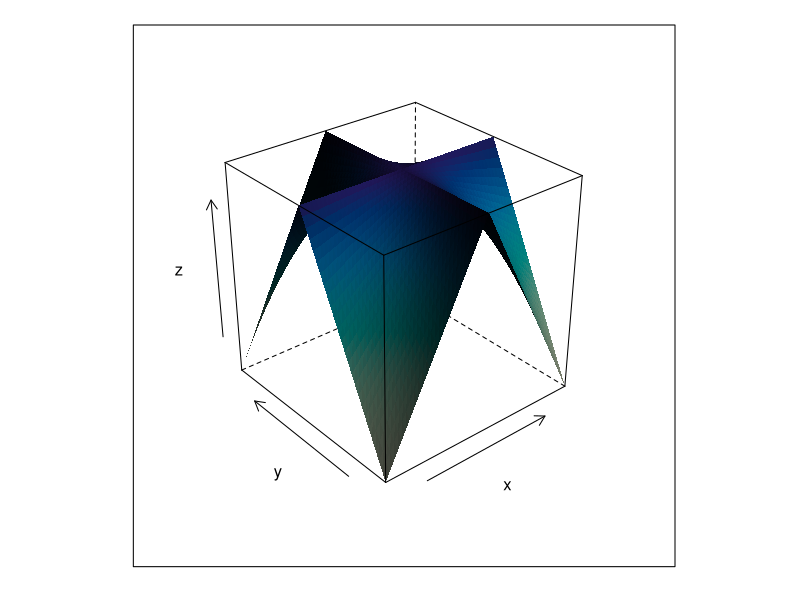
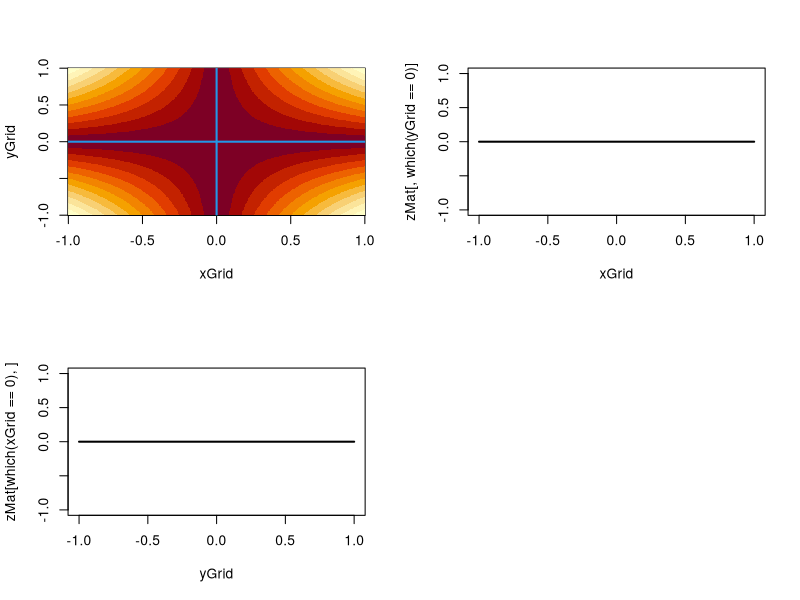
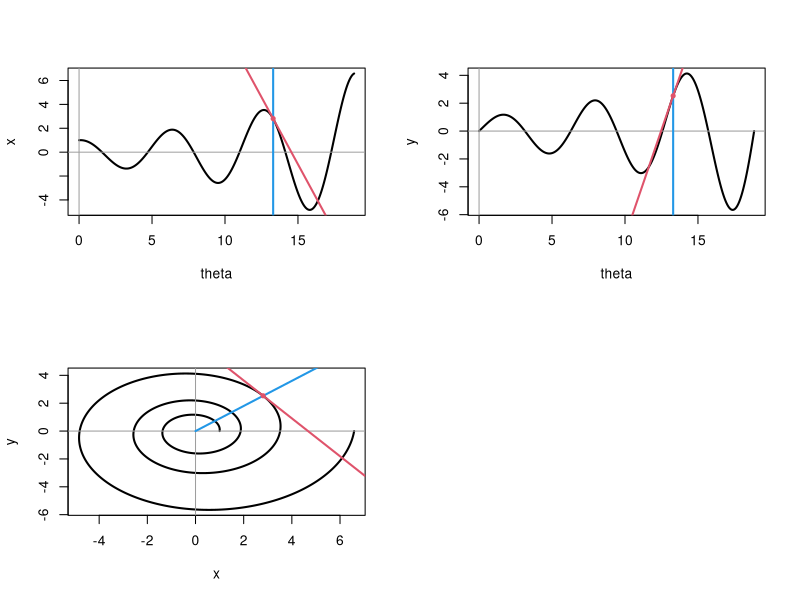

These charts were generated, in order, by the following R code:
# Exemple pour différentiabilité

rm(list=ls()); library(lattice)

###############################################################################
# Exemple : f(x, y) = -|x|*|y|
# Dérivable en x et y en (0, 0), mais pas différentiable
rhoGrid <- seq(0, 1, length.out=50); thetaGrid <- 2*acos(-1)*seq(0, 1, length.out=50);
f <- expand.grid(rho=rhoGrid, theta=thetaGrid); f$x <- f$rho*cos(f$theta); f$y <- f$rho*sin(f$theta)
nGrid <- 51; xGrid <- yGrid <- seq(-1, 1, length.out=nGrid)
f <- expand.grid(x=xGrid, y=yGrid)
f$z <- -abs(f$x)*abs(f$y)
wireframe(z ~ x * y, data=f, shade=TRUE, light.source = c(3,3,3))

nGrid <- 501; xGrid <- yGrid <- seq(-1, 1, length.out=nGrid)
zMat <- matrix(0, nGrid, nGrid)
for(i in 1:nGrid){for(j in 1:nGrid){
   # zMat[i, j] <- - abs(xGrid[i]+yGrid[j])*abs(xGrid[i]-yGrid[j])
   zMat[i, j] <- - abs(xGrid[i])*abs(yGrid[j])
}}
par(mfrow=c(2, 2))
image(xGrid, yGrid, zMat); abline(h=0, v=0, col=4, lwd=2)
plot(xGrid, zMat[, which(yGrid==0)], type='l', lwd=2)
plot(yGrid, zMat[which(xGrid==0), ], type='l', lwd=2)

###############################################################################
# Spirale
# Fonctions rho(theta), g, f
rho <- function(t){t}; drho <- function(t){1}
rho <- function(t){t^2}; drho <- function(t){2*t}
rho <- function(t){exp(t/10)}; drho <- function(t){exp(t/10)/10} # spiral logarithmique
# rho <- function(t){3}; drho <- function(t){0}
# rho <- function(t){log(t)}; drho <- function(t){1/t}
x <- function(r, t){r*cos(t)}; y <- function(r, t){r*sin(t)}
g <- function(t){c(t, rho(t))}; f <- function(r, t){c(x(r, t), y(r, t))}
# Différentielles
Jg <- function(t){c(drho(t), 1)}; Jf <- function(r, t){matrix(c(cos(t), sin(t), -r*sin(t), r*cos(t)), 2, 2)}
Jfog <- function(t){as.vector(Jf(rho(t), t)%*%Jg(t))}
# Point particulier
theta0 <- 13.3; rho0 <- rho(theta0)
xy0 <- f(rho0, theta0); x0 <- xy0[1]; y0 <- xy0[2]
Jfog0 <- Jfog(theta0)
# Courbes
theta <- 6*acos(-1)*seq(0, 1, length.out=1e3); 
par(mfrow=c(2, 2))
# x(theta)
plot(theta, x(rho(theta), theta), type='l', lwd=2, xlab='theta', ylab='x'); 
abline(v=0, h=0, col=8); abline(v=theta0, col=4, lwd=2)
points(theta0, x0, pch=20, col=2); abline(x0-Jfog0[1]*theta0, Jfog0[1], col=2, lwd=2)
# y(theta)
plot(theta, y(rho(theta), theta), type='l', lwd=2, xlab='theta', ylab='y'); 
abline(v=0, h=0, col=8); abline(v=theta0, col=4, lwd=2)
points(theta0, y0, pch=20, col=2); abline(y0-Jfog0[2]*theta0, Jfog0[2], col=2, lwd=2)
# rho(theta)
plot(x(rho(theta), theta), y(rho(theta), theta), type='l', lwd=2, xlab='x', ylab='y'); abline(v=0, h=0, col=8)
lines(c(0, 2*x(rho0, theta0)), c(0, 2*y(rho0, theta0)), col=4, lwd=2)
points(xy0[1], xy0[2], col=2, pch=20)
slope <- Jfog0[2] / Jfog0[1]
abline(y0-slope*x0, slope, col=2, lwd=2)
